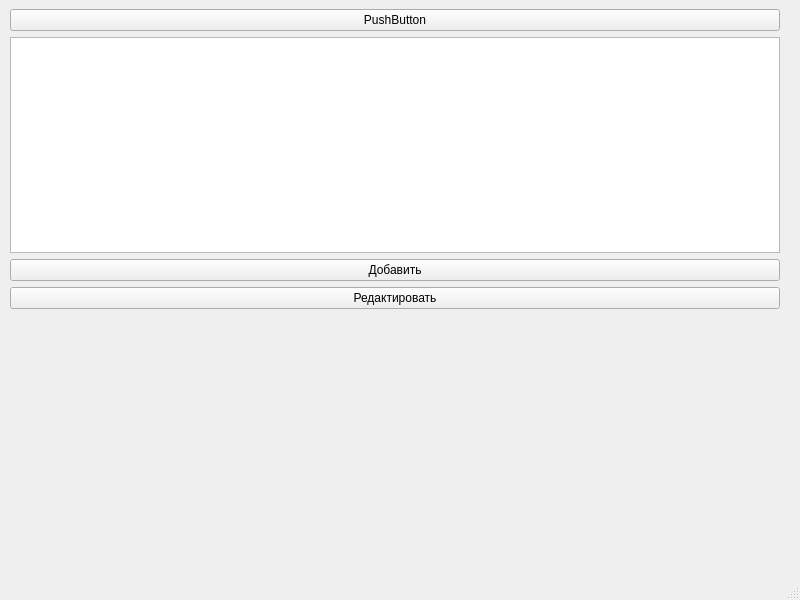
<?xml version="1.0" encoding="UTF-8"?>
<ui version="4.0">
 <class>MainWindow</class>
 <widget class="QMainWindow" name="MainWindow">
  <property name="geometry">
   <rect>
    <x>0</x>
    <y>0</y>
    <width>800</width>
    <height>600</height>
   </rect>
  </property>
  <property name="windowTitle">
   <string>MainWindow</string>
  </property>
  <widget class="QWidget" name="centralwidget">
   <widget class="QWidget" name="verticalLayoutWidget">
    <property name="geometry">
     <rect>
      <x>10</x>
      <y>9</y>
      <width>770</width>
      <height>300</height>
     </rect>
    </property>
    <layout class="QVBoxLayout" name="verticalLayout">
     <item>
      <widget class="QPushButton" name="pushbut">
       <property name="text">
        <string>PushButton</string>
       </property>
      </widget>
     </item>
     <item>
      <widget class="QTableWidget" name="tableWidget"/>
     </item>
     <item>
      <widget class="QPushButton" name="addbutton">
       <property name="text">
        <string>Добавить</string>
       </property>
      </widget>
     </item>
     <item>
      <widget class="QPushButton" name="editbutton">
       <property name="text">
        <string>Редактировать</string>
       </property>
      </widget>
     </item>
    </layout>
   </widget>
  </widget>
  <widget class="QMenuBar" name="menubar">
   <property name="geometry">
    <rect>
     <x>0</x>
     <y>0</y>
     <width>800</width>
     <height>18</height>
    </rect>
   </property>
  </widget>
  <widget class="QStatusBar" name="statusbar"/>
 </widget>
 <resources/>
 <connections/>
</ui>
